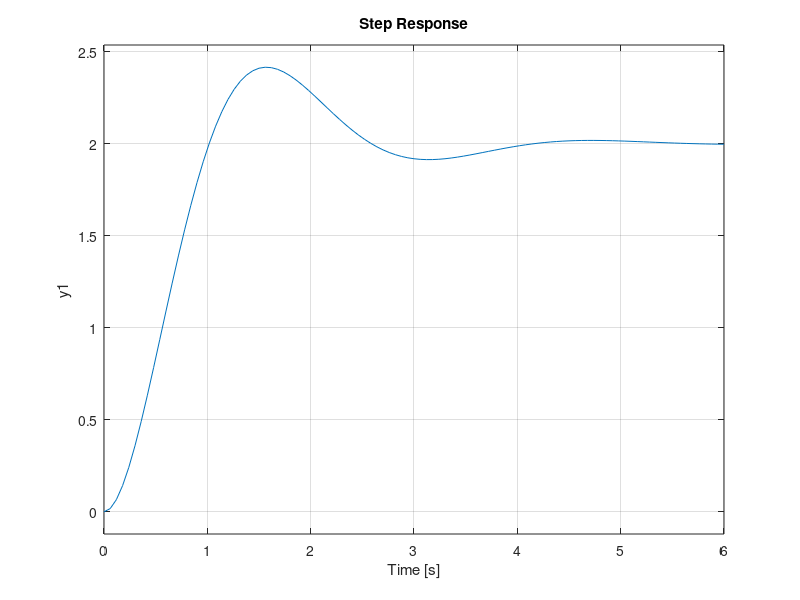
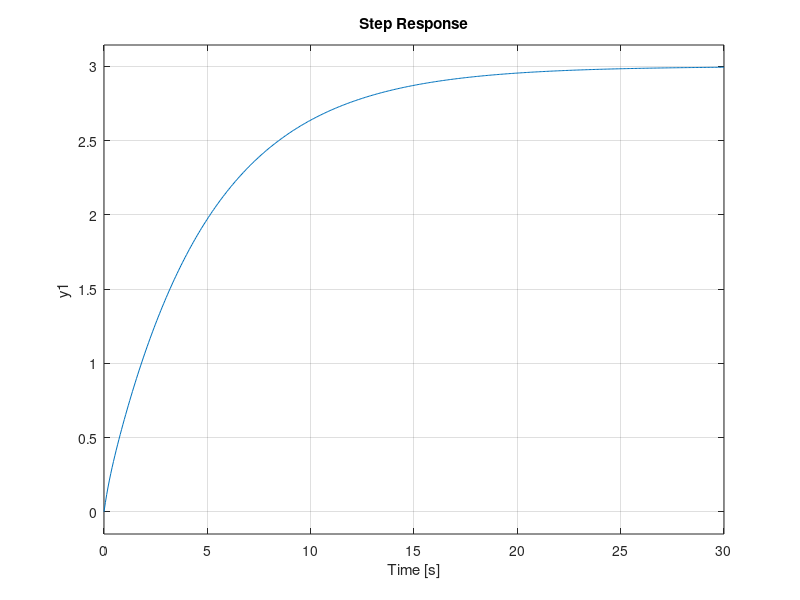
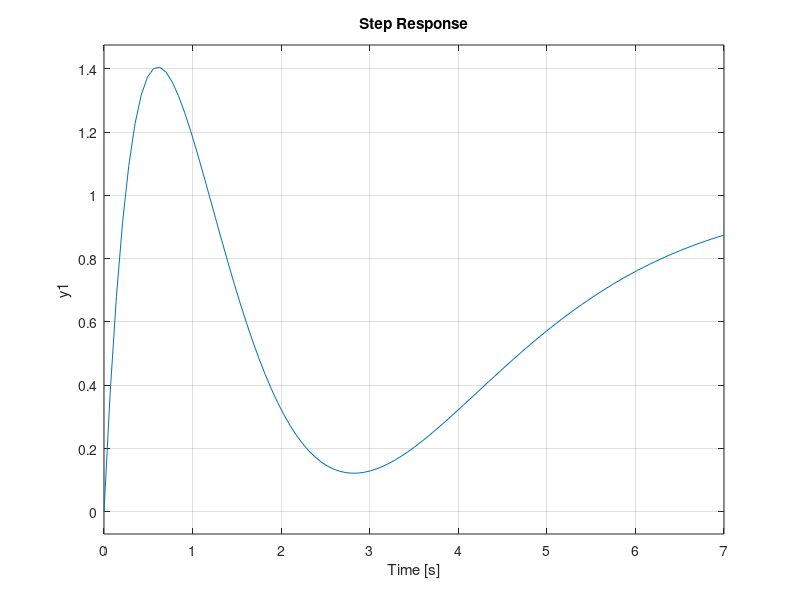
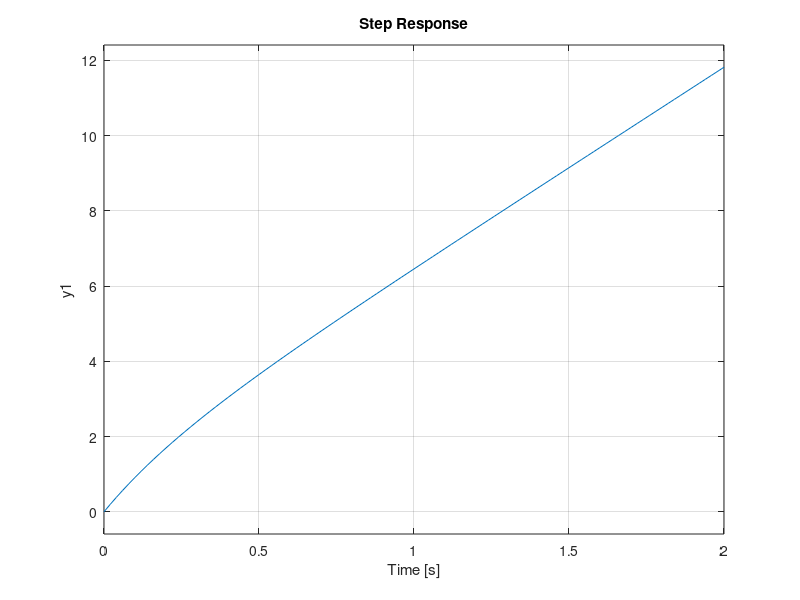

Write MATLAB code to recreate these figures, in order.
clc;
clear;
figure;

pkg load control;
pkg load signal;

a1 = tf([ 10 ], [ 1 2 5 ]);
b1 = tf([ 1 3 ], [ 1 5 1 ]);
c1 = tf([ 6 0 1 ], [ 1 3 3 1 ]);

a2 = zpk([ -2 -4 ], [ 0 -3 -5 ], 10);
b2 = zpk([ -2 -4 ], [ 1 2 3 ], 1);
c2 = zpk([ -2 -4 ], [ -7 -8 -9 ], 20);

a = figure();
step(a1);
print('-dtex', 'plot/plot_1.tex');
b = figure();
step(b1);
print('-dtex', 'plot/plot_2.tex');
c = figure();
step(c1);
print('-dtex', 'plot/plot_3.tex');
d = figure();
step(a2);
print('-dtex', 'plot/plot_4.tex');
e = figure();
step(b2);
print('-dtex', 'plot/plot_5.tex');
f = figure();
step(c2);
print('-dtex', 'plot/plot_6.tex');

pzmap(a1, 'r')
figure;
pzmap(b1, 'r')
figure;
pzmap(c1, 'r')
figure;
pzmap(a2, 'r')
figure;
pzmap(b2, 'r')
figure;
pzmap(c2, 'r')